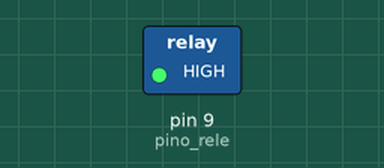
Recording of a sketch running on a simulated Arduino Uno, built with avr-gcc and run on an emulated ATmega328P. Shown: switched loads named in the sketch (green lamp = pin HIGH).

Above: at 1.0 s.
At 3.0 s:
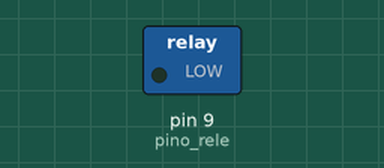
Timing chart, 0 to 5.2 s (numbered marks = the images above):
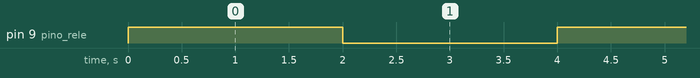

Measured:
- by itself, pin 9 (pino_rele): alternates HIGH for 2.0 s and LOW for 2.0 s

The sketch:

rele_teste.ino
```cpp
// DEFINIÇÃO DE VARIÁVEIS, CONSTANTES, PINOS, ETC

const int pino_rele = 9; // Pino ao qual o Módulo Relé está conectado

// ---------------------------------------------------------------------------------

// VOID SETUP - CONFIGURAÇÕES INICIAIS

void setup() {

  Serial.begin(9600);           // Inicializa a comunicação serial em 9600bps

  pinMode(pino_rele, OUTPUT);   // Seta o pino do rele como saída

} // FIM DO VOID SETUP

// ---------------------------------------------------------------------------------

// VOID LOOP - LOOP PRINCIPAL DO PROGRAMA

void loop() {

  digitalWrite(pino_rele, HIGH); // Aciona o pino - HIGH = RELÉ DESLIGADO
  delay(2000);

  digitalWrite(pino_rele, LOW);  // Desativa o pino - LOW = RELÉ LIGADO
  delay(2000);

} // FIM DO VOID LOOP

// ---------------------------------------------------------------------------------
```
